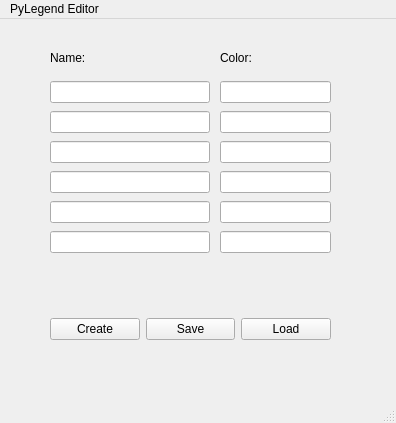
<?xml version="1.0" encoding="UTF-8"?>
<ui version="4.0">
 <class>MainWindow</class>
 <widget class="QMainWindow" name="MainWindow">
  <property name="geometry">
   <rect>
    <x>0</x>
    <y>0</y>
    <width>396</width>
    <height>423</height>
   </rect>
  </property>
  <property name="windowTitle">
   <string>MainWindow</string>
  </property>
  <widget class="QWidget" name="centralwidget">
   <widget class="QWidget" name="horizontalLayoutWidget">
    <property name="geometry">
     <rect>
      <x>50</x>
      <y>270</y>
      <width>281</width>
      <height>80</height>
     </rect>
    </property>
    <layout class="QHBoxLayout" name="horizontalLayout">
     <item>
      <widget class="QPushButton" name="pushButton">
       <property name="text">
        <string>Create</string>
       </property>
      </widget>
     </item>
     <item>
      <widget class="QPushButton" name="pushButton_2">
       <property name="text">
        <string>Save</string>
       </property>
      </widget>
     </item>
     <item>
      <widget class="QPushButton" name="pushButton_3">
       <property name="text">
        <string>Load</string>
       </property>
      </widget>
     </item>
    </layout>
   </widget>
   <widget class="QWidget" name="verticalLayoutWidget">
    <property name="geometry">
     <rect>
      <x>50</x>
      <y>60</y>
      <width>160</width>
      <height>182</height>
     </rect>
    </property>
    <layout class="QVBoxLayout" name="verticalLayout">
     <item>
      <widget class="QLineEdit" name="lineEdit"/>
     </item>
     <item>
      <widget class="QLineEdit" name="lineEdit_2"/>
     </item>
     <item>
      <widget class="QLineEdit" name="lineEdit_3"/>
     </item>
     <item>
      <widget class="QLineEdit" name="lineEdit_4"/>
     </item>
     <item>
      <widget class="QLineEdit" name="lineEdit_5"/>
     </item>
     <item>
      <widget class="QLineEdit" name="lineEdit_6"/>
     </item>
    </layout>
   </widget>
   <widget class="QWidget" name="verticalLayoutWidget_2">
    <property name="geometry">
     <rect>
      <x>220</x>
      <y>60</y>
      <width>111</width>
      <height>182</height>
     </rect>
    </property>
    <layout class="QVBoxLayout" name="verticalLayout_2">
     <item>
      <widget class="QLineEdit" name="lineEdit_8"/>
     </item>
     <item>
      <widget class="QLineEdit" name="lineEdit_9"/>
     </item>
     <item>
      <widget class="QLineEdit" name="lineEdit_10"/>
     </item>
     <item>
      <widget class="QLineEdit" name="lineEdit_7"/>
     </item>
     <item>
      <widget class="QLineEdit" name="lineEdit_11"/>
     </item>
     <item>
      <widget class="QLineEdit" name="lineEdit_12"/>
     </item>
    </layout>
   </widget>
   <widget class="QLabel" name="label">
    <property name="geometry">
     <rect>
      <x>50</x>
      <y>30</y>
      <width>67</width>
      <height>17</height>
     </rect>
    </property>
    <property name="text">
     <string>Name:</string>
    </property>
   </widget>
   <widget class="QLabel" name="label_2">
    <property name="geometry">
     <rect>
      <x>220</x>
      <y>30</y>
      <width>67</width>
      <height>17</height>
     </rect>
    </property>
    <property name="text">
     <string>Color:</string>
    </property>
   </widget>
  </widget>
  <widget class="QMenuBar" name="menubar">
   <property name="geometry">
    <rect>
     <x>0</x>
     <y>0</y>
     <width>396</width>
     <height>22</height>
    </rect>
   </property>
   <widget class="QMenu" name="menuPyLegend_Editor">
    <property name="title">
     <string>PyLegend Editor</string>
    </property>
   </widget>
   <addaction name="menuPyLegend_Editor"/>
  </widget>
  <widget class="QStatusBar" name="statusbar"/>
 </widget>
 <resources/>
 <connections/>
</ui>
